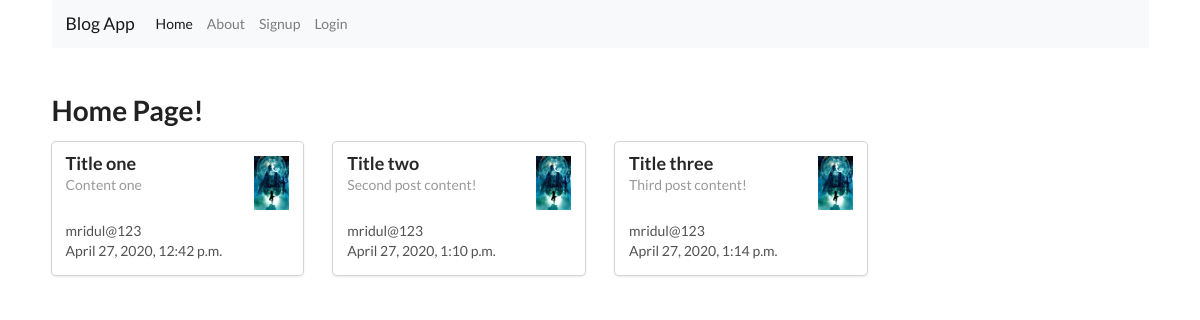
The page / on the database its author committed.
### blog/models.py (models this page shows, shortened)
class Post(models.Model):
    title = models.CharField(max_length=100)
    content = models.TextField(max_length=500)
    date_posted = models.DateTimeField(default=timezone.now)
    author = models.ForeignKey(User, on_delete=models.CASCADE)

### users/models.py (models this page shows, shortened)
class Profile(models.Model):
    user = models.OneToOneField(User, on_delete=models.CASCADE)
    image = models.ImageField(default='profile_pics/lord-shiva-hd-wallpapers_j1tYoll.jpg', upload_to='profile_pics')

### blog/views.py (the view)
# urls.py: path('' , home, name="blog_home"),
def home(request):
    context_dict = { 'posts': Post.objects.all() , "image": display_image }
    return render(request, 'blog/home.html', context_dict)

### blog/templates/blog/home.html
{% extends 'base.html' %}
{% block content %}
    <h1> Home Page! </h1>
        <div class="row">
            {% for post in posts %}
                <div class="col-md-3">
                    <div class="ui cards ">
                        <div class="card">
                            <div class="content">
                                <img class="right floated mini ui image"
                                    src="{{ post.author.profile.image.url }}">
                                <div class="header">
                                    {{ post.title }}
                                </div>
                                <div class="meta">
                                    {{ post.content }}
                                </div>
                                <div class="description">
                                    {{ post.author }}
                                </div>
                                <div class="description">
                                    {{ post.date_posted }}
                                </div>
                            </div>
                        </div>
                    </div>
                </div>
            {% endfor %}
        </div>
{% endblock  %}

### blog/templates/base.html (shortened to what this page needs)
<!DOCTYPE html>
<html>
    <head>
        <link rel="stylesheet" href="https://stackpath.bootstrapcdn.com/bootstrap/4.4.1/css/bootstrap.min.css">
        <link rel="stylesheet" href="https://cdn.jsdelivr.net/npm/semantic-ui@2.4.2/dist/semantic.min.css">
    </head>
    <body>
        <div class="ui container">
            <nav class="navbar navbar-expand-lg navbar-light bg-light">
                <a class="navbar-brand" href="{% url 'blog_home' %}">Blog App</a>
                <div class="collapse navbar-collapse" id="navbarNav">
                    <ul class="navbar-nav">
                    <li class="nav-item active">
                        <a class="nav-link" href="{% url 'blog_home' %}">Home <span class="sr-only">(current)</span></a>
                    </li>
                    <li class="nav-item">
                        <a class="nav-link" href="{% url 'blog_about' %}">About</a>
                    </li>
                    {% if user.is_authenticated %}
                        <li class="nav-item">
                            <a class="nav-link" href="{% url 'profile' %}">Profile</a>
                        </li>
                        <li class="nav-item">
                            <a class="nav-link" href="{% url 'logout' %}">Logout</a>
                        </li>
                    {% else %}
                        <li class="nav-item">
                            <a class="nav-link" href="{% url 'register' %}">Signup</a>
                        </li>
                        <li class="nav-item">
                            <a class="nav-link" href="{% url 'login' %}">Login</a>
                        </li>
                    {% endif %}
                    </ul>
                </div>
            </nav>
            <br />
            {% block content %}
            {% endblock  %}
        </div>
    </body>
</html>

### rows shown on the page
Post: author.profile.image (picture), title "Title one", content "Content one", author "mridul@123", date_posted "April 27, 2020, 12:42 p.m."
Post: author.profile.image (picture), title "Title two", content "Second post content!", author "mridul@123", date_posted "April 27, 2020, 1:10 p.m."
Post: author.profile.image (picture), title "Title three", content "Third post content!", author "mridul@123", date_posted "April 27, 2020, 1:14 p.m."
